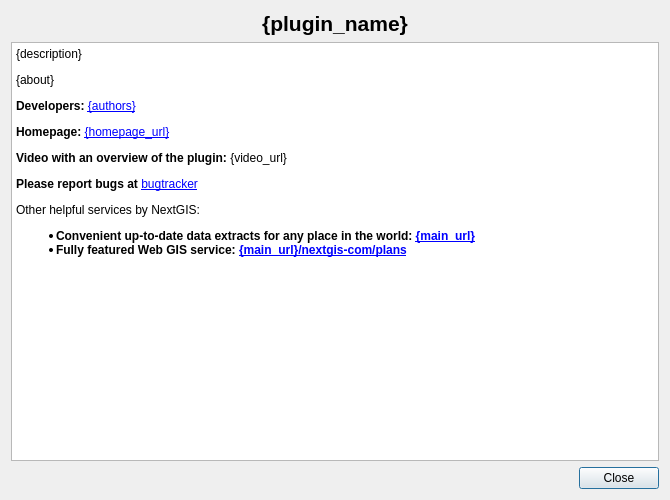
<?xml version="1.0" encoding="UTF-8"?>
<ui version="4.0">
 <class>AboutDialogBase</class>
 <widget class="QDialog" name="AboutDialogBase">
  <property name="geometry">
   <rect>
    <x>0</x>
    <y>0</y>
    <width>670</width>
    <height>500</height>
   </rect>
  </property>
  <property name="windowTitle">
   <string>About {plugin_name}</string>
  </property>
  <layout class="QGridLayout" name="gridLayout" columnstretch="0,0">
   <item row="0" column="0" colspan="2">
    <widget class="QLabel" name="pluginName">
     <property name="font">
      <font>
       <pointsize>16</pointsize>
       <weight>75</weight>
       <bold>true</bold>
      </font>
     </property>
     <property name="text">
      <string>&lt;p align=&quot;center&quot;&gt;{plugin_name}&lt;/p&gt;</string>
     </property>
     <property name="alignment">
      <set>Qt::AlignCenter</set>
     </property>
    </widget>
   </item>
   <item row="1" column="0" colspan="2">
    <widget class="QTextBrowser" name="textBrowser">
     <property name="readOnly">
      <bool>true</bool>
     </property>
     <property name="html">
      <string>&lt;p&gt;{description}&lt;/p&gt;
&lt;p&gt;{about}&lt;/p&gt;
&lt;p&gt;&lt;b&gt;Developers:&lt;/b&gt; &lt;a href=&quot;{main_url}&quot;&gt;{authors}&lt;/a&gt;&lt;/p&gt;
&lt;p&gt;&lt;b&gt;Homepage:&lt;/b&gt; &lt;a href=&quot;{homepage_url}&quot;&gt;{homepage_url}&lt;/a&gt;&lt;/p&gt;
&lt;p&gt;&lt;b&gt;Video with an overview of the plugin:&lt;/b&gt; &lt;a&gt;
{video_url}&lt;/a&gt;&lt;/p&gt;
&lt;p&gt;&lt;b&gt;Please report bugs at&lt;/b&gt; &lt;a href=&quot;{tracker_url}&quot;&gt;bugtracker&lt;/a&gt;&lt;/p&gt;
&lt;p&gt;Other helpful services by NextGIS:
&lt;ul&gt;&lt;li&gt;&lt;b&gt;Convenient up-to-date data extracts for any place in the world:
&lt;a href=&quot;{main_url}&quot;&gt;{main_url}&lt;/a&gt;&lt;/b&gt;&lt;/li&gt;
&lt;li&gt;&lt;b&gt;Fully featured Web GIS service:
&lt;a href=&quot;{main_url}/nextgis-com/plans&quot;&gt;
{main_url}/nextgis-com/plans&lt;/a&gt;&lt;/b&gt;&lt;/li&gt;&lt;/ul&gt;
&lt;/p&gt;</string>
     </property>
     <property name="textInteractionFlags">
      <set>Qt::LinksAccessibleByMouse|Qt::TextSelectableByMouse</set>
     </property>
     <property name="openExternalLinks">
      <bool>true</bool>
     </property>
    </widget>
   </item>
   <item row="2" column="0" colspan="2">
    <widget class="QDialogButtonBox" name="buttonBox">
     <property name="orientation">
      <enum>Qt::Horizontal</enum>
     </property>
     <property name="standardButtons">
      <set>QDialogButtonBox::Close</set>
     </property>
    </widget>
   </item>
  </layout>
 </widget>
 <resources/>
 <connections>
  <connection>
   <sender>buttonBox</sender>
   <signal>rejected()</signal>
   <receiver>AboutDialogBase</receiver>
   <slot>reject()</slot>
   <hints>
    <hint type="sourcelabel">
     <x>316</x>
     <y>260</y>
    </hint>
    <hint type="destinationlabel">
     <x>286</x>
     <y>274</y>
    </hint>
   </hints>
  </connection>
  <connection>
   <sender>buttonBox</sender>
   <signal>accepted()</signal>
   <receiver>AboutDialogBase</receiver>
   <slot>accept()</slot>
   <hints>
    <hint type="sourcelabel">
     <x>248</x>
     <y>254</y>
    </hint>
    <hint type="destinationlabel">
     <x>157</x>
     <y>274</y>
    </hint>
   </hints>
  </connection>
 </connections>
</ui>
